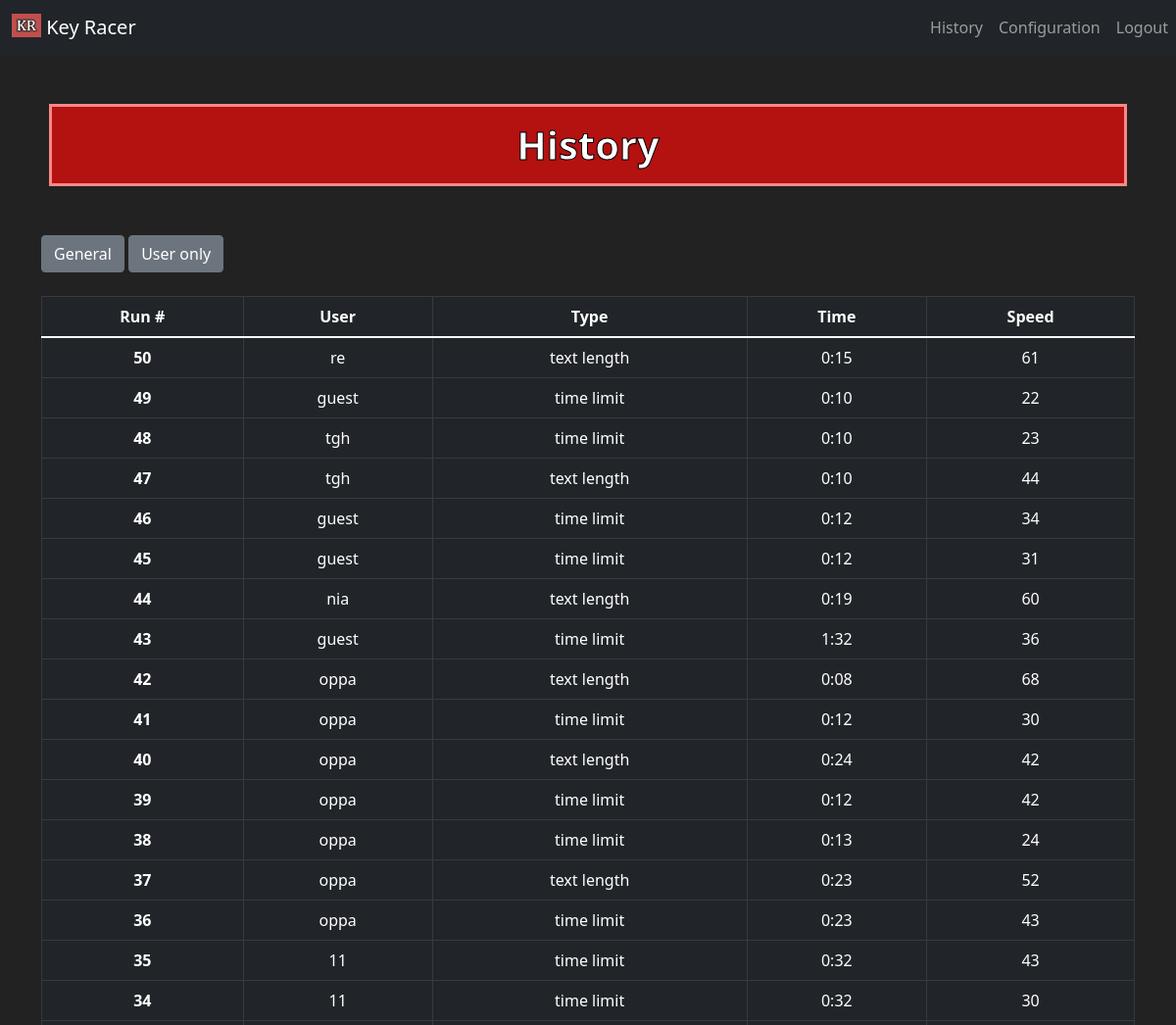
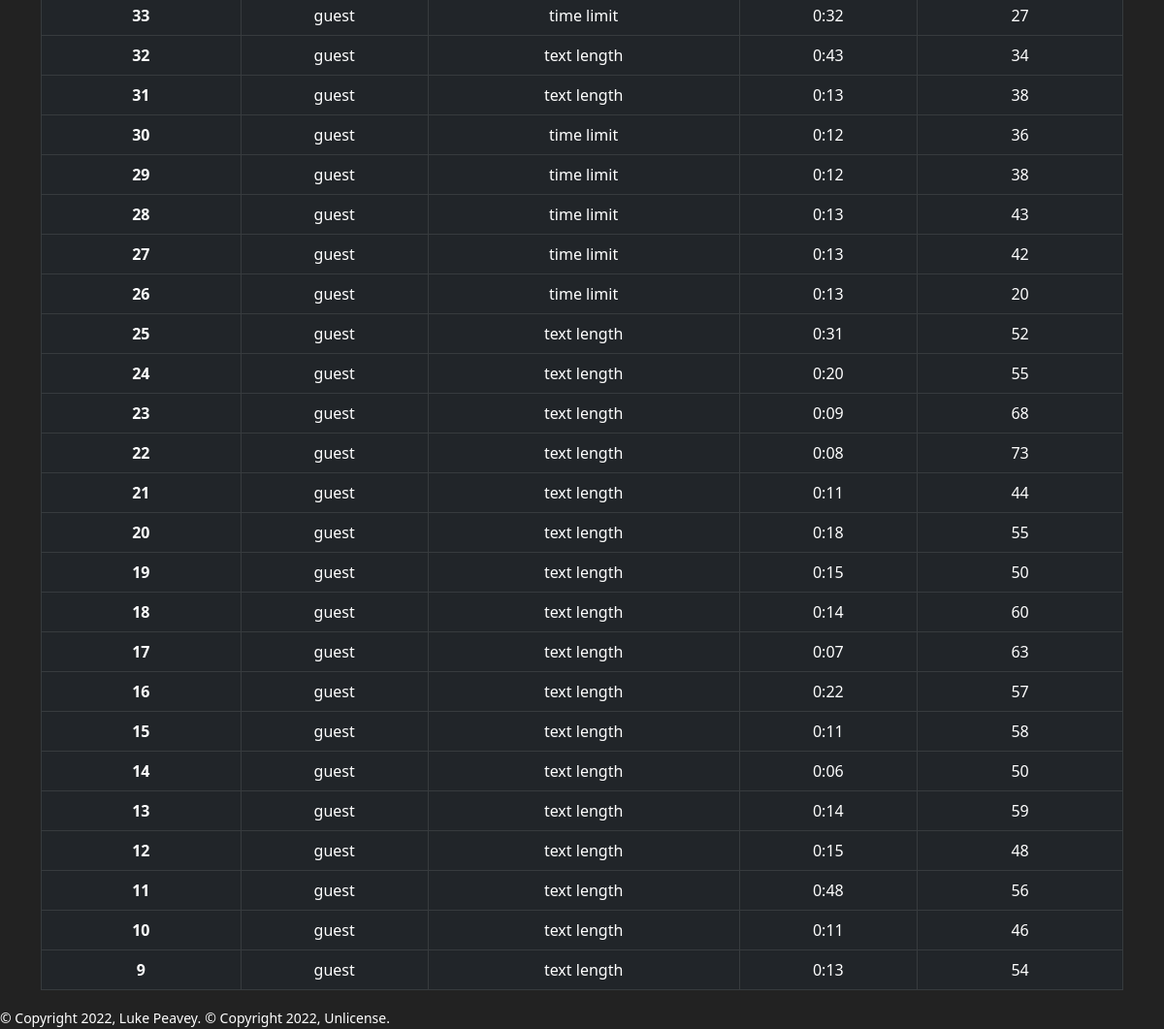
Screenshot of /history (signed in) with the database file from the repository (2 pictures, top to bottom).
### tables this page shows
CREATE TABLE runs (id INTEGER PRIMARY KEY AUTOINCREMENT NOT NULL, minutes INTEGER, seconds INTEGER, speed INTEGER, configuration TEXT NOT NULL, user TEXT);

### app.py (the view)
@app.route("/history", methods=["GET"])
def history():
    runs = []
    user = ""
    username = ""
    with sqlite3.connect('typer.db') as con:
        cur = con.cursor()
        if 'user_id' in session:
            usernames = cur.execute('SELECT username FROM users WHERE id = ?', (session['user_id'], ))
            for usernam in usernames:
                username = usernam[0]
            user = "user"
        else:
            user = "guest"
        runs = cur.execute('SELECT * FROM runs')
        con.commit()
        return render_template("history.html", user=user, runs=runs, username=username)

### templates/history.html (shortened to what this page needs)
{% extends "layout.html" %}
{% block content %}
    <h1>History</h1>
    <div class="container">
        <div class="row justify-content-start">
            <div class="col-4">
                {% if user == "user" %}
                    <button class="btn btn-secondary" id="general" onclick="generalButton()">General</button>
                    <button class="btn btn-secondary" id="user" onclick="userButton()">User only</button>
                {% endif %}
            </div>
            <div class="col-4">
            </div>
        </div>
    </div>
    <br>
    <div class="container">
        <div class="col align-self-center">
            <table class="text-center table table-dark table-hover talbe-striped table-bordered" id="original">
                <thead>
                    <th scope="col">Run #</th>
                    <th scope="col">User</th>
                    <th scope="col">Type</th>
                    <th scope="col">Time</th>
                    <th scope="col">Speed</th>
                </thead>
                <tbody id="story" class="table-group-divider">
                    {% for run in runs | reverse %}
                        <tr id="run{{ run[0] }}">
                            <th scope="row">{{ run[0] }}</th>
                            <td>{{ run[5] }}</td>
                            <td>{{ run[4] }}</td>
                            {% if run[2] < 10 %}
                            <td>{{ run[1] }}:0{{ run[2] }}</td>
                            {% else %}
                            <td>{{ run[1] }}:{{ run[2] }}</td>
                            {% endif %}
                            <td>{{ run[3] }}</td>
                        </tr>
                    {% endfor %}
                </tbody>
            </table>
        </div>
    </div>
{% endblock %}

### static/styles.css (style rules this page uses)
h1 { color: white; -webkit-text-stroke-width: 1px; -webkit-text-stroke-color: black; text-align: center; border: 3px solid rgb(248, 136, 136); background-color: rgb(180, 17, 17); margin-top: 30px; margin: 50px; padding: 15px; font-weight: bold; }

### rows the page displays
runs: id "50", user "re", configuration "text length", minutes "0", seconds "15", speed "61"
runs: id "49", user "guest", configuration "time limit", minutes "0", seconds "10", speed "22"
runs: id "48", user "tgh", configuration "time limit", minutes "0", seconds "10", speed "23"
runs: id "47", user "tgh", configuration "text length", minutes "0", seconds "10", speed "44"
runs: id "46", user "guest", configuration "time limit", minutes "0", seconds "12", speed "34"
runs: id "45", user "guest", configuration "time limit", minutes "0", seconds "12", speed "31"
runs: id "44", user "nia", configuration "text length", minutes "0", seconds "19", speed "60"
runs: id "43", user "guest", configuration "time limit", minutes "1", seconds "32", speed "36"
runs: id "42", user "oppa", configuration "text length", minutes "0", seconds "8", speed "68"
runs: id "41", user "oppa", configuration "time limit", minutes "0", seconds "12", speed "30"
runs: id "40", user "oppa", configuration "text length", minutes "0", seconds "24", speed "42"
runs: id "39", user "oppa", configuration "time limit", minutes "0", seconds "12", speed "42"
runs: id "38", user "oppa", configuration "time limit", minutes "0", seconds "13", speed "24"
runs: id "37", user "oppa", configuration "text length", minutes "0", seconds "23", speed "52"
runs: id "36", user "oppa", configuration "time limit", minutes "0", seconds "23", speed "43"
runs: id "35", user "11", configuration "time limit", minutes "0", seconds "32", speed "43"
runs: id "34", user "11", configuration "time limit", minutes "0", seconds "32", speed "30"
runs: id "33", user "guest", configuration "time limit", minutes "0", seconds "32", speed "27"
runs: id "32", user "guest", configuration "text length", minutes "0", seconds "43", speed "34"
runs: id "31", user "guest", configuration "text length", minutes "0", seconds "13", speed "38"
runs: id "30", user "guest", configuration "time limit", minutes "0", seconds "12", speed "36"
runs: id "29", user "guest", configuration "time limit", minutes "0", seconds "12", speed "38"
runs: id "28", user "guest", configuration "time limit", minutes "0", seconds "13", speed "43"
runs: id "27", user "guest", configuration "time limit", minutes "0", seconds "13", speed "42"
runs: id "26", user "guest", configuration "time limit", minutes "0", seconds "13", speed "20"
runs: id "25", user "guest", configuration "text length", minutes "0", seconds "31", speed "52"
runs: id "24", user "guest", configuration "text length", minutes "0", seconds "20", speed "55"
runs: id "23", user "guest", configuration "text length", minutes "0", seconds "9", speed "68"
runs: id "22", user "guest", configuration "text length", minutes "0", seconds "8", speed "73"
runs: id "21", user "guest", configuration "text length", minutes "0", seconds "11", speed "44"
runs: id "20", user "guest", configuration "text length", minutes "0", seconds "18", speed "55"
runs: id "19", user "guest", configuration "text length", minutes "0", seconds "15", speed "50"
runs: id "18", user "guest", configuration "text length", minutes "0", seconds "14", speed "60"
runs: id "17", user "guest", configuration "text length", minutes "0", seconds "7", speed "63"
runs: id "16", user "guest", configuration "text length", minutes "0", seconds "22", speed "57"
runs: id "15", user "guest", configuration "text length", minutes "0", seconds "11", speed "58"
runs: id "14", user "guest", configuration "text length", minutes "0", seconds "6", speed "50"
runs: id "13", user "guest", configuration "text length", minutes "0", seconds "14", speed "59"
runs: id "12", user "guest", configuration "text length", minutes "0", seconds "15", speed "48"
runs: id "11", user "guest", configuration "text length", minutes "0", seconds "48", speed "56"
runs: id "10", user "guest", configuration "text length", minutes "0", seconds "11", speed "46"
runs: id "9", user "guest", configuration "text length", minutes "0", seconds "13", speed "54"
